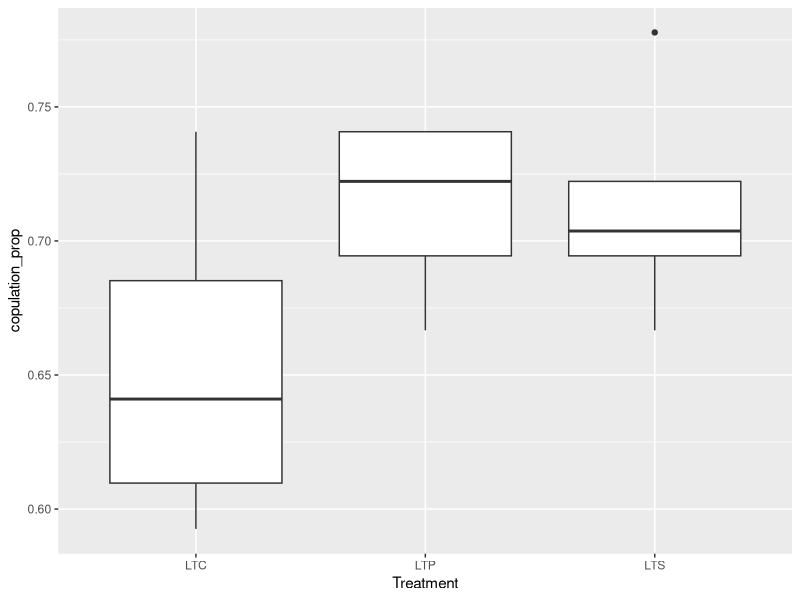
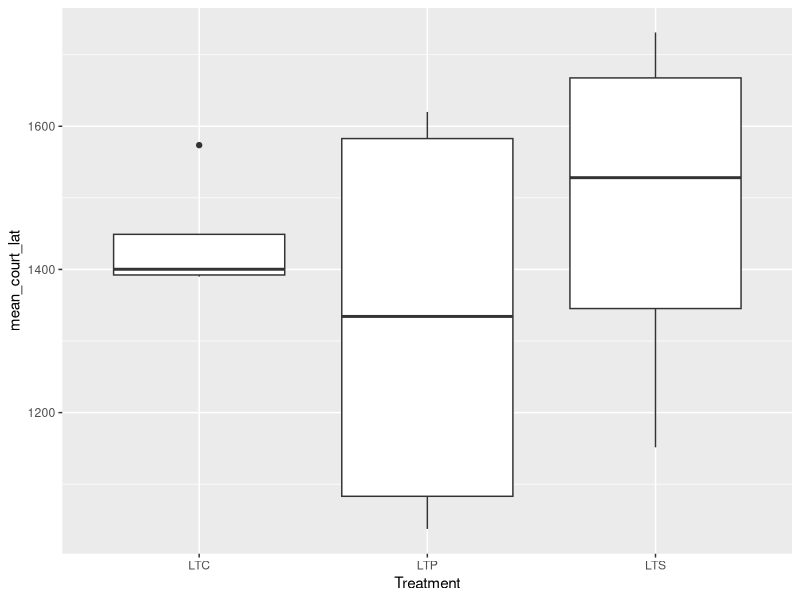
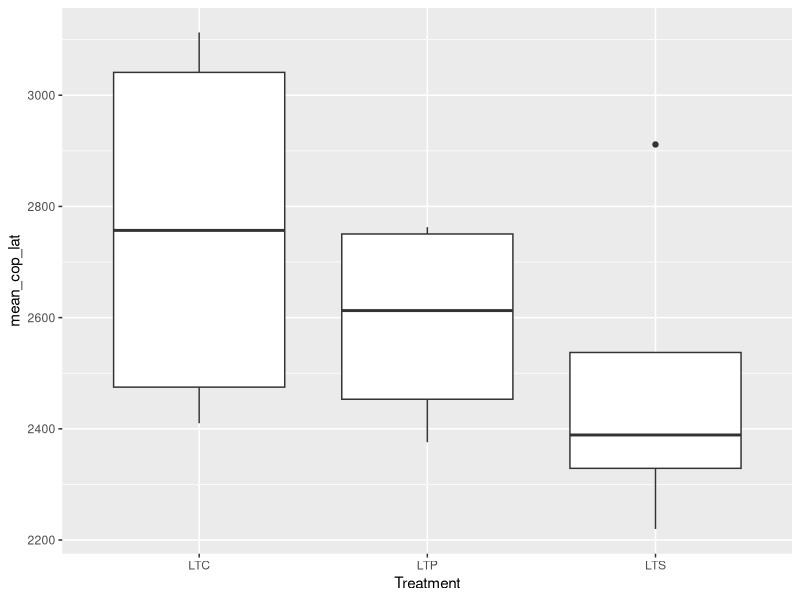
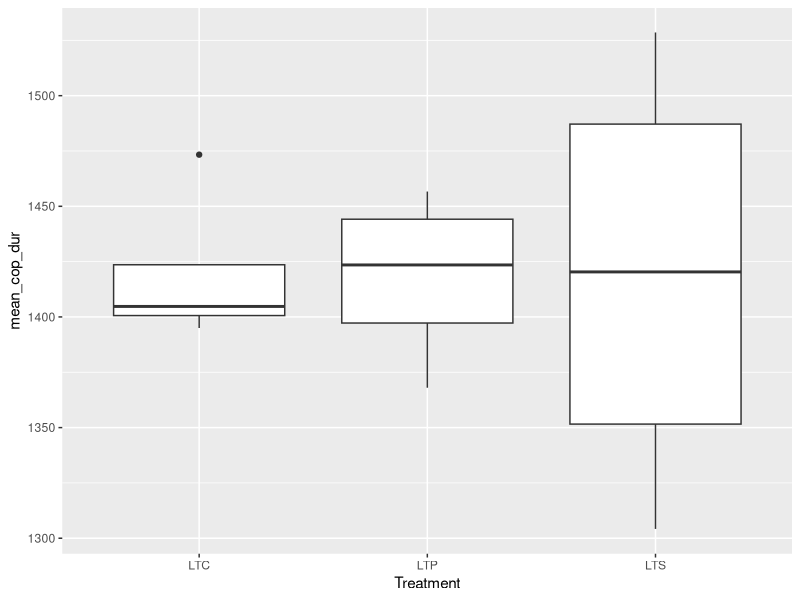
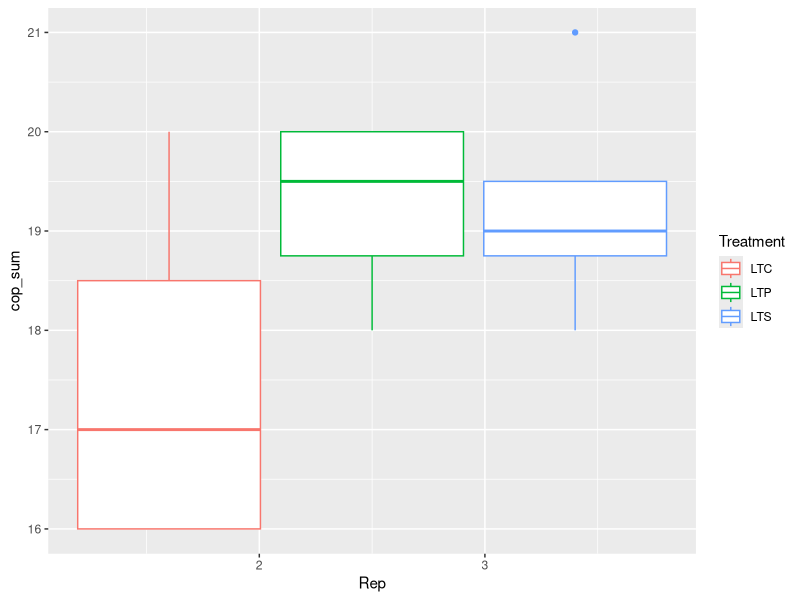
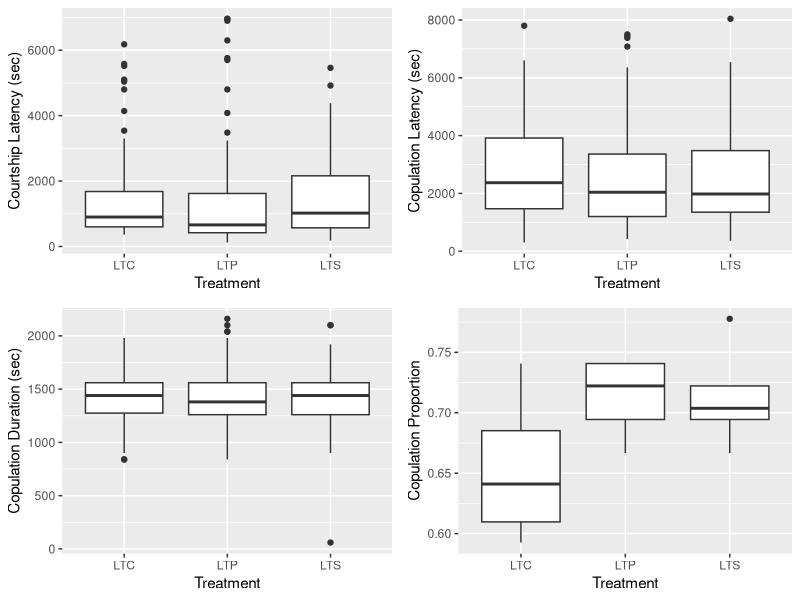
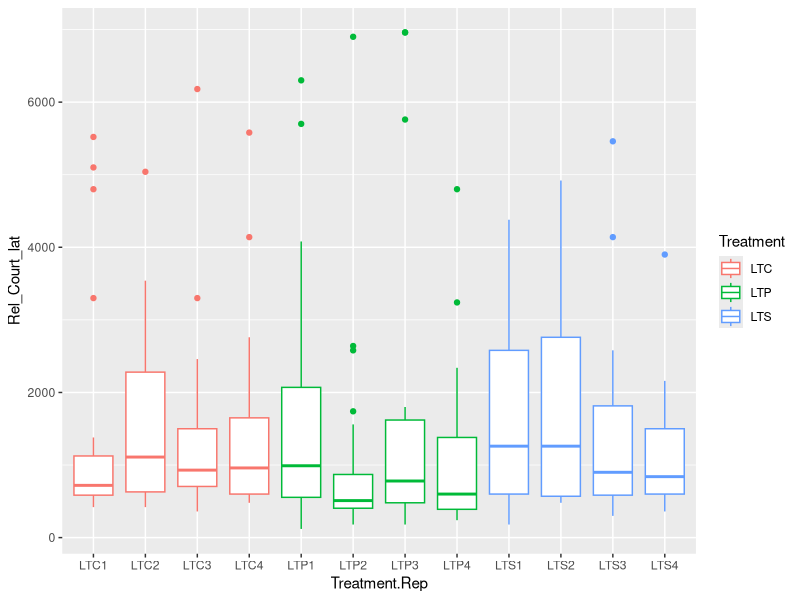
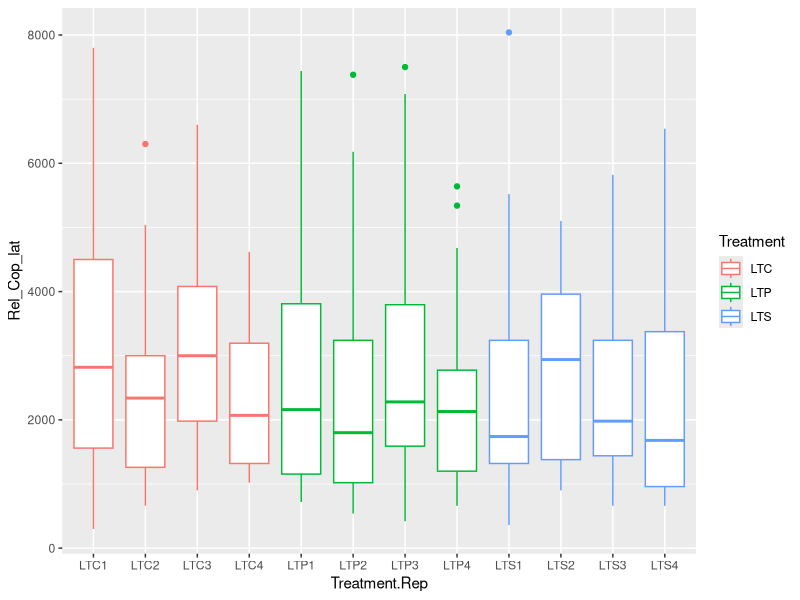

Source code (R) for these figures, in order: (Note: this script raises an error after producing the figures.)
# Data from Abhijna of the long term populations and their courtship and copulation data

library(ggplot2)
library(dplyr)
library(tidyr)
library(lme4)
library(effects)
#library(lme4)
#library(car)


#Multiplots: to join plots together
#From: http://www.cookbook-r.com/Graphs/Multiple_graphs_on_one_page_(ggplot2)/

multiplot <- function(..., plotlist=NULL, file, cols=1, layout=NULL) {
  library(grid)
  
  # Make a list from the ... arguments and plotlist
  plots <- c(list(...), plotlist)
  
  numPlots = length(plots)
  
  # If layout is NULL, then use 'cols' to determine layout
  if (is.null(layout)) {
    # Make the panel
    # ncol: Number of columns of plots
    # nrow: Number of rows needed, calculated from # of cols
    layout <- matrix(seq(1, cols * ceiling(numPlots/cols)),
                     ncol = cols, nrow = ceiling(numPlots/cols))
  }
  
  if (numPlots==1) {
    print(plots[[1]])
    
  } else {
    # Set up the page
    grid.newpage()
    pushViewport(viewport(layout = grid.layout(nrow(layout), ncol(layout))))
    
    # Make each plot, in the correct location
    for (i in 1:numPlots) {
      # Get the i,j matrix positions of the regions that contain this subplot
      matchidx <- as.data.frame(which(layout == i, arr.ind = TRUE))
      
      print(plots[[i]], vp = viewport(layout.pos.row = matchidx$row,
                                      layout.pos.col = matchidx$col))
    }
  }
}
#Change working directory to the Data folder (if from script folder to start)!
#setwd("~/Bioinformatics/Long_Term_Data/Data_LongTermPopulationExperiments_Git/PredationCourtship/data")
AP_evolved_data <- read.csv("AP_EvolvedPopCourtshipCopulation_2014.csv", h=T)
AP_start <- AP_evolved_data

#Start time of agebin 4 not recorded: so removed
AP_evolved_data <- AP_evolved_data[-which(AP_evolved_data$Bin4 == "" & AP_evolved_data$AgeBin =="4"),]
#Make relative start times:
head(AP_evolved_data)
AP_evolved_data$StartTime <- as.difftime(as.character(AP_evolved_data$StartTime), format = "%H:%M", units = "secs")

AP_evolved_data$CourtshipLatency <- as.difftime(as.character(AP_evolved_data$CourtshipLatency), format = "%H:%M", units = "secs")

AP_evolved_data$Bin2 <- as.difftime(as.character(AP_evolved_data$Bin2), format = "%H:%M", units = "secs")

AP_evolved_data$Bin3 <- as.difftime(as.character(AP_evolved_data$Bin3), format = "%H:%M", units = "secs")

AP_evolved_data$Bin4 <- as.difftime(as.character(AP_evolved_data$Bin4), format = "%H:%M", units = "secs")

AP_evolved_data$CopulationLatency <- as.difftime(as.character(AP_evolved_data$CopulationLatency), format = "%H:%M", units = "secs")

AP_evolved_data$CopulationDuration <- as.difftime(as.character(AP_evolved_data$CopulationDuration), format = "%H:%M", units = "secs")

head(AP_evolved_data)
#Needs to be based on the age bin start time!
AP_evolved_data$CourtshipLatency <- with(AP_evolved_data, CourtshipLatency - StartTime)

AP_evolved_data$CopulationLatency <- with(AP_evolved_data, CopulationLatency - StartTime)

#Wrong: should be from time of copulation latency!
AP_evolved_data$CopulationDuration <- with(AP_evolved_data, CopulationDuration - StartTime)

AP_evolved_data$Bin2 <- with(AP_evolved_data, Bin2 - StartTime)
AP_evolved_data$Bin3 <- with(AP_evolved_data, Bin3 - StartTime)
AP_evolved_data$Bin4 <- with(AP_evolved_data, Bin4 - StartTime)
AP_evolved_data$Bin1 <- with(AP_evolved_data, StartTime - StartTime)
head(AP_evolved_data)

#Relative start times for each thing

#AP_evolved_data$Bin1 <- AP_evolved_data$StartTime

AP_evolved_data <- within(AP_evolved_data, { 
  Rel_Court_lat = ifelse (AgeBin == 1, CourtshipLatency-Bin1, ifelse(AgeBin == 2, CourtshipLatency-Bin2, ifelse(AgeBin == 3, CourtshipLatency-Bin3, ifelse(AgeBin == 4, CourtshipLatency-Bin4, 0))))})


AP_evolved_data <- within(AP_evolved_data, { 
  Rel_Cop_lat = ifelse (AgeBin == 1, CopulationLatency-Bin1, ifelse(AgeBin == 2, CopulationLatency-Bin2, ifelse(AgeBin == 3, CopulationLatency-Bin3, ifelse(AgeBin == 4, CopulationLatency-Bin4, 0))))})

#Wrong: should be after copulation latency!
#AP_evolved_data <- within(AP_evolved_data, { 
#  Rel_Cop_dur = ifelse (AgeBin == 1, CopulationDuration-Bin1, ifelse(AgeBin == 2, CopulationDuration-Bin2, ifelse(AgeBin == 3, CopulationDuration-Bin3, ifelse(AgeBin == 4, CopulationDuration-Bin4, 0))))})
AP_evolved_data$Rel_Cop_dur <- AP_evolved_data$CopulationDuration - AP_evolved_data$CopulationLatency 

head(AP_evolved_data)
#New Data frame with only important data:
AP_Data <- subset(AP_evolved_data, select = c(Treatment, Rep, Rel_Court_lat, Rel_Cop_lat, Rel_Cop_dur, Copulation, Temperature, Humidity, Date, AgeBin))

#AP_court_lat <- subset(AP_Data, select = c(Treatment, Rep, Rel_Court_lat))
#AP_cop_dur <- subset(AP_Data, select = c(Treatment, Rep, Rel_Cop_dur))
#AP_cop_lat <- subset(AP_Data, select = c(Treatment, Rep, Rel_Cop_lat))


#AP_evolved_data <- AP_evolved_data[-which(AP_evolved_data$Bin4 == "" & AP_evolved_data$AgeBin =="4"),]

#AP_court_lat <- AP_court_lat[-which(AP_court_lat$Rel_Court_lat == ""),]
#AP_cop_lat <- AP_cop_lat[-which(AP_cop_lat$Rel_Cop_lat ==""),]
#AP_cop_dur <- AP_cop_dur[-which(AP_cop_dur$Rel_Cop_dur ==""),]

AP_groups <-AP_Data %>%
  group_by(Treatment, Rep) %>%
  summarise(copulation_prop=sum(Copulation/(n())), mean_court_lat= mean(Rel_Court_lat, na.rm = TRUE), mean_cop_lat = mean(Rel_Cop_lat, na.rm=TRUE), mean_cop_dur = mean(Rel_Cop_dur, na.rm=TRUE), cop_sum=sum(Copulation))

p1 <- ggplot(AP_groups, aes(x = Treatment, y = copulation_prop))
p2 <- ggplot(AP_groups, aes(x=Treatment, y = mean_court_lat))
p3 <- ggplot(AP_groups, aes(x=Treatment, y = mean_cop_lat))
p4 <- ggplot(AP_groups, aes(x=Treatment, y = mean_cop_dur))
p5 <- ggplot(AP_groups, aes(x=Rep, y=cop_sum, colour=Treatment))

#p1+geom_point()
p1+geom_boxplot()

#p2+geom_point()
p2+geom_boxplot()

#p3+geom_point()
p3+geom_boxplot()

#p4+geom_point()
p4+geom_boxplot()

#p5+geom_point()
p5+geom_boxplot()


#head(AP_Data)

AP_Data$Rep <- as.factor(AP_Data$Rep)

p6 <- ggplot(AP_Data, aes(x = Treatment, y = Rel_Court_lat))
p7 <- ggplot(AP_Data, aes(x=Treatment, y = Rel_Cop_lat))
p8 <- ggplot(AP_Data, aes(x=Treatment, y = Rel_Cop_dur))
p9 <- ggplot(AP_Data, aes(x=Treatment, y = Copulation), ylab("Copulation"))

#Units are millisecond (1sec = 1000 milliseconds ((something not right)))
aaa <- p6+geom_boxplot() +
  ylab("Courtship Latency (sec)")
bbb <- p7+geom_boxplot() +
  ylab("Copulation Latency (sec)")
ccc <- p8+geom_boxplot() +
  ylab("Copulation Duration (sec)")
ddd <- p1+geom_boxplot() +
  ylab("Copulation Proportion")

multiplot(aaa,ccc,bbb, ddd, cols=2)

AP_Data$Treatment.Rep <- with(AP_Data, paste0(Treatment, Rep))
AP_groups$Treatment.Rep <- with(AP_groups, paste0(Treatment, Rep))
p10 <- ggplot(AP_Data, aes(x = Treatment.Rep, y = Rel_Court_lat, colour = Treatment))
p11 <- ggplot(AP_Data, aes(x=Treatment.Rep, y = Rel_Cop_lat, colour=Treatment))
p12<- ggplot(AP_Data, aes(x=Treatment.Rep, y = Rel_Cop_dur, colour = Treatment))

p10+geom_boxplot()
p11+geom_boxplot()
p12+geom_boxplot()

head(AP_Data)

#Models
AP_Data$Rep <- as.numeric(AP_Data$Rep)
mod_court <- lmer(Rel_Court_lat ~ 1 + Treatment + Rep + Temperature + Humidity + (1|Date), data = AP_Data)
summary(mod_court)
car::Anova(mod_court)
plot(allEffects(mod_court))

mod_court_plot <- lmer(Rel_Court_lat ~ 1 + Treatment + (1|Date), data = AP_Data)
plot(allEffects(mod_court_plot))
mod_copl_plot <- lmer(Rel_Cop_lat ~ 1 + Treatment + (1|Date), data = AP_Data)
plot(allEffects(mod_copl_plot))
AP_Data$Rel_Cop_dur <- as.numeric(AP_Data$Rel_Cop_dur)
mod_copd_plot <- lmer(Rel_Cop_dur ~ 1 + Treatment + (1|Date), data = AP_Data)
plot(allEffects(mod_copd_plot))
mod_cop_count <- lmer(Copulation ~ 1+ Treatment + (1|Date), data=AP_Data)
head(AP_Data)

plot(effect("Treatment", mod_court_plot), main = "Relative Courtship Latency", ylab = "Courtship Latency (sec)", xlab = "Treatment",style="stacked",rug=F, key.args=list(space="right"), row = 1,col = 1,nrow = 2,ncol = 2, more=TRUE)
plot(effect("Treatment", mod_copl_plot), main = "Relative Copulation Latency", ylab = "Copulation Latency (sec)", xlab = "Treatment",style="stacked",rug=F, key.args=list(space="right"), row = 1,col = 2,nrow = 2,ncol = 2, more=TRUE)
plot(effect("Treatment", mod_copd_plot), main = "Relative Copulation Duration", ylab = "Copulation Duration (sec)", xlab = "Treatment",style="stacked",rug=F, key.args=list(space="right"), row = 2,col = 1,nrow = 2,ncol = 2, more=TRUE)
plot(effect("Treatment", mod_cop_count), main = "Copulation", ylab = "Copulation ", xlab = "Treatment",style="stacked",rug=F, key.args=list(space="right"), row = 2,col = 2,nrow = 2,ncol = 2)


#Works: add in all effects to correct models!


plot(effect("Treatment", mod_court_plot), main = "Courtship Latency", ylab = "Courtship Latency (sec)", xlab = "Treatment",style="stacked",rug=F, key.args=list(space="right"), row = 1,col = 1,nrow = 1,ncol = 2, more=TRUE)
plot(effect("Treatment", mod_copl_plot), main = "Copulation Latency", ylab = "Copulation Latency (sec)", xlab = "Treatment",style="stacked",rug=F, key.args=list(space="right"), row = 1,col = 2,nrow = 1,ncol = 2)

plot(effect("Treatment", mod_copd_plot), main =  "Copulation Duration", ylab = "Copulation Duration (sec)", xlab = "Treatment",style="stacked",rug=F, key.args=list(space="right"), row = 1,col = 1,nrow = 1,ncol = 2, more=TRUE)
plot(effect("Treatment", mod_cop_count), main = "Copulation Proportion", ylab = "Copulation ", xlab = "Treatment",style="stacked",rug=F, key.args=list(space="right"), row = 1,col = 2,nrow = 1,ncol = 2)



copprop <- effect("Treatment", mod_cop_count)
copprop <- as.data.frame(copprop)
copprop

copDur <- effect("Treatment", mod_copd_plot)
copDur <- as.data.frame(copDur)
copDur$Behaviour <- "Copulation Duration"

CourLat <- effect("Treatment", mod_court_plot)
CourLat <- as.data.frame(CourLat)
CourLat$Behaviour <- "Courtship Latency"

copLat <- effect("Treatment", mod_copl_plot)
copLat <- as.data.frame(copLat)
copLat$Behaviour <- "Copulation Latency"

Times <- rbind(copDur, CourLat, copLat)
head(Times)

head(Times)
Times <- within(Times, { 
  Predation = ifelse (Treatment == "LTC", "Control", ifelse(Treatment == "LTS", "Spider", "Mantids"))})
head(Times)

gg1 <- ggplot(Times, aes(x=Behaviour, y=fit, fill=Predation))
gg1 + geom_bar(stat="identity", position = position_dodge()) +
  geom_errorbar(aes(ymin = lower, ymax = upper), position = position_dodge(.9), size = 1.2, width = 0.2) + ylab("Times (seconds)")

gg2 <- ggplot(copprop, aes(x=Treatment, y=fit))
gg2 + geom_bar(stat="identity", position = position_dodge()) +
  geom_errorbar(aes(ymin = lower, ymax = upper), position = position_dodge(.9), size = 1.2, width = 0.2) + ylab("Proportion")
